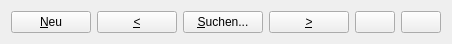
<?xml version="1.0" encoding="UTF-8"?>
<ui version="4.0">
 <class>CQueryNavigator</class>
 <widget class="QWidget" name="CQueryNavigator">
  <property name="geometry">
   <rect>
    <x>0</x>
    <y>0</y>
    <width>400</width>
    <height>42</height>
   </rect>
  </property>
  <property name="windowTitle">
   <string>Form</string>
  </property>
  <layout class="QHBoxLayout" name="horizontalLayout">
   <item>
    <widget class="QPushButton" name="cmdNew">
     <property name="text">
      <string>&amp;Neu</string>
     </property>
    </widget>
   </item>
   <item>
    <widget class="QPushButton" name="cmdPrevious">
     <property name="text">
      <string>&amp;&lt;</string>
     </property>
    </widget>
   </item>
   <item>
    <widget class="QPushButton" name="cmdSearch">
     <property name="text">
      <string>&amp;Suchen...</string>
     </property>
    </widget>
   </item>
   <item>
    <widget class="QPushButton" name="cmdNext">
     <property name="text">
      <string>&amp;&gt;</string>
     </property>
    </widget>
   </item>
   <item>
    <spacer name="horizontalSpacer">
     <property name="orientation">
      <enum>Qt::Horizontal</enum>
     </property>
     <property name="sizeHint" stdset="0">
      <size>
       <width>40</width>
       <height>20</height>
      </size>
     </property>
    </spacer>
   </item>
   <item>
    <widget class="QPushButton" name="cmdUpdate">
     <property name="text">
      <string/>
     </property>
     <property name="icon">
      <iconset resource="../MEGAMover/MEGAMover.qrc">
       <normaloff>:/icons/filesave.png</normaloff>:/icons/filesave.png</iconset>
     </property>
    </widget>
   </item>
   <item>
    <widget class="QPushButton" name="cmdDelete">
     <property name="text">
      <string/>
     </property>
     <property name="icon">
      <iconset resource="../MEGAMover/MEGAMover.qrc">
       <normaloff>:/icons/remove.png</normaloff>:/icons/remove.png</iconset>
     </property>
    </widget>
   </item>
  </layout>
 </widget>
 <resources>
  <include location="../MEGAMover/MEGAMover.qrc"/>
 </resources>
 <connections/>
</ui>
